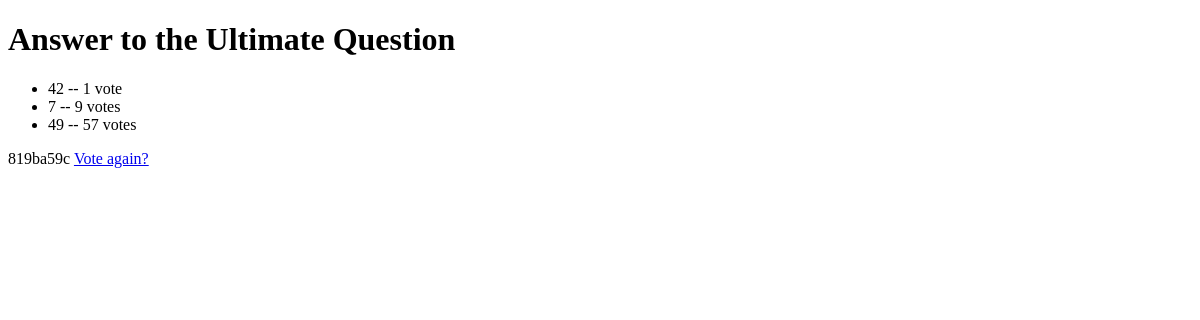
The page /polls/2/results/ on the database as committed earlier.
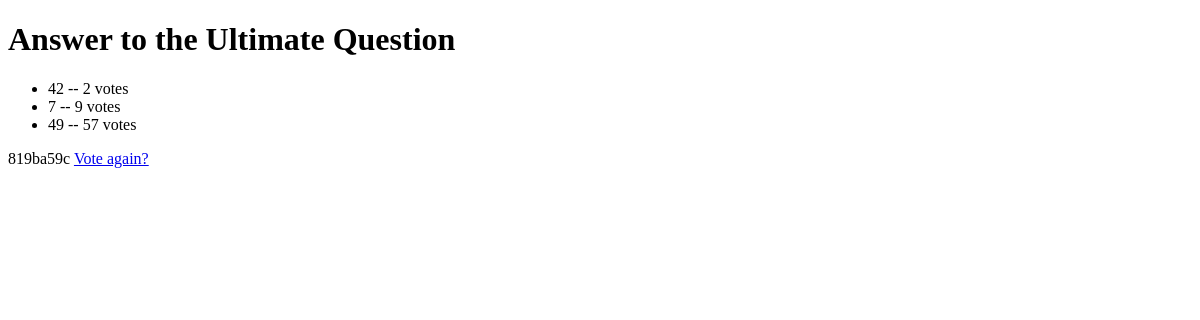
The same page on the database as committed later.
### polls/models.py (models this page shows, shortened)
class Choice(models.Model):
    question= models.ForeignKey(Question, on_delete=models.CASCADE)
    choice_text= models.CharField(max_length=200)
    votes= models.IntegerField(default=0)

### polls/views.py (the view)
# urls.py: path('<int:pk>/results/',views.ResultView.as_view(),name='results'),
class ResultView(generic.DetailView):
    model= Question
    template_name= 'polls/results.html'

### polls/templates/polls/results.html (shortened to what this page needs)
<!DOCTYPE html>
<html lang="en">
<head>
</head>
<body>
    <h1>{{ question.question_text }}</h1>
    <ul>
    {% for choice in question.choice_set.all %}
        <li>{{ choice.choice_text }} -- {{ choice.votes }} vote{{ choice.votes|pluralize }}</li>
    {% endfor %}
    </ul>
    819ba59c
    <a href="{% url 'polls:detail' question.id %}">Vote again?</a>
</body>
</html>

Rows that differ between the two databases and show on the page:
changed Choice (number 1 of 3 on the later page): votes "1" → "2"
